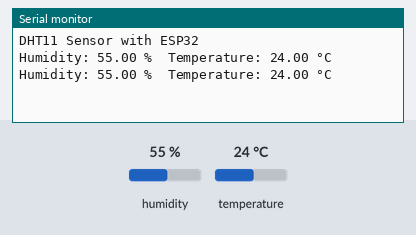
Simulated run of this sketch. Board: ESP32. On the bench: the last lines printed to the serial monitor. Inputs (shaded band) come from the test bench; at power-on: humidity 55 %, temperature 24 °C.

Above: at 2.8 s.
2.9 s: humidity set to 22 %
At 5.2 s:
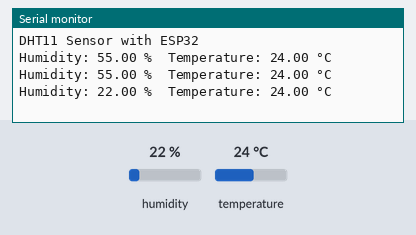
5.6 s: temperature set to 12 °C
At 7.6 s:
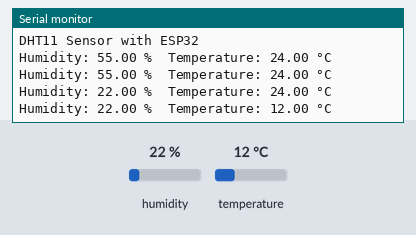
8.3 s: humidity set to 40 %
At 11.1 s:
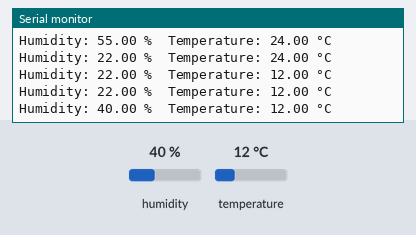
Timing chart, 0 to 12.6 s (numbered marks = the images above; inputs shaded):
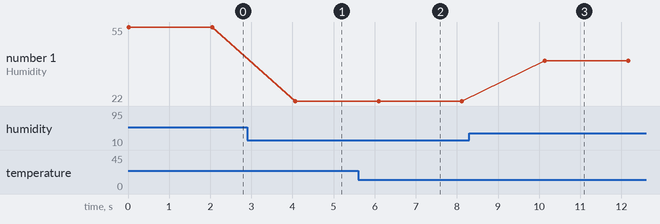

Measured:
- after the input at 2.9 s, the serial monitor: prints a new line after 1.2 s (image 1)
- after the input at 5.6 s, the serial monitor: prints a new line after 0.49 s (image 2)
- after the input at 8.3 s, the serial monitor: prints a new line after 1.8 s (image 3)
- plotted number 1: 55 → 22 after the input at 2.9 s, 22 → 40 after the input at 8.3 s

The sketch:

dht11.ino
```cpp
#include "DHT.h"

#define DHTPIN 4        // GPIO where DHT11 DATA is connected
#define DHTTYPE DHT11  // DHT11 sensor type

DHT dht(DHTPIN, DHTTYPE);

void setup() {
  Serial.begin(9600);   // UART communication
  dht.begin();
  Serial.println("DHT11 Sensor with ESP32");
}

void loop() {
  float humidity = dht.readHumidity();
  float temperature = dht.readTemperature(); // Celsius

  if (isnan(humidity) || isnan(temperature)) {
    Serial.println("Failed to read from DHT sensor!");
    delay(2000);
    return;
  }

  Serial.print("Humidity: ");
  Serial.print(humidity);
  Serial.print(" %\t");

  Serial.print("Temperature: ");
  Serial.print(temperature);
  Serial.println(" °C");

  delay(2000); // DHT11 needs 2 sec delay
}
```
